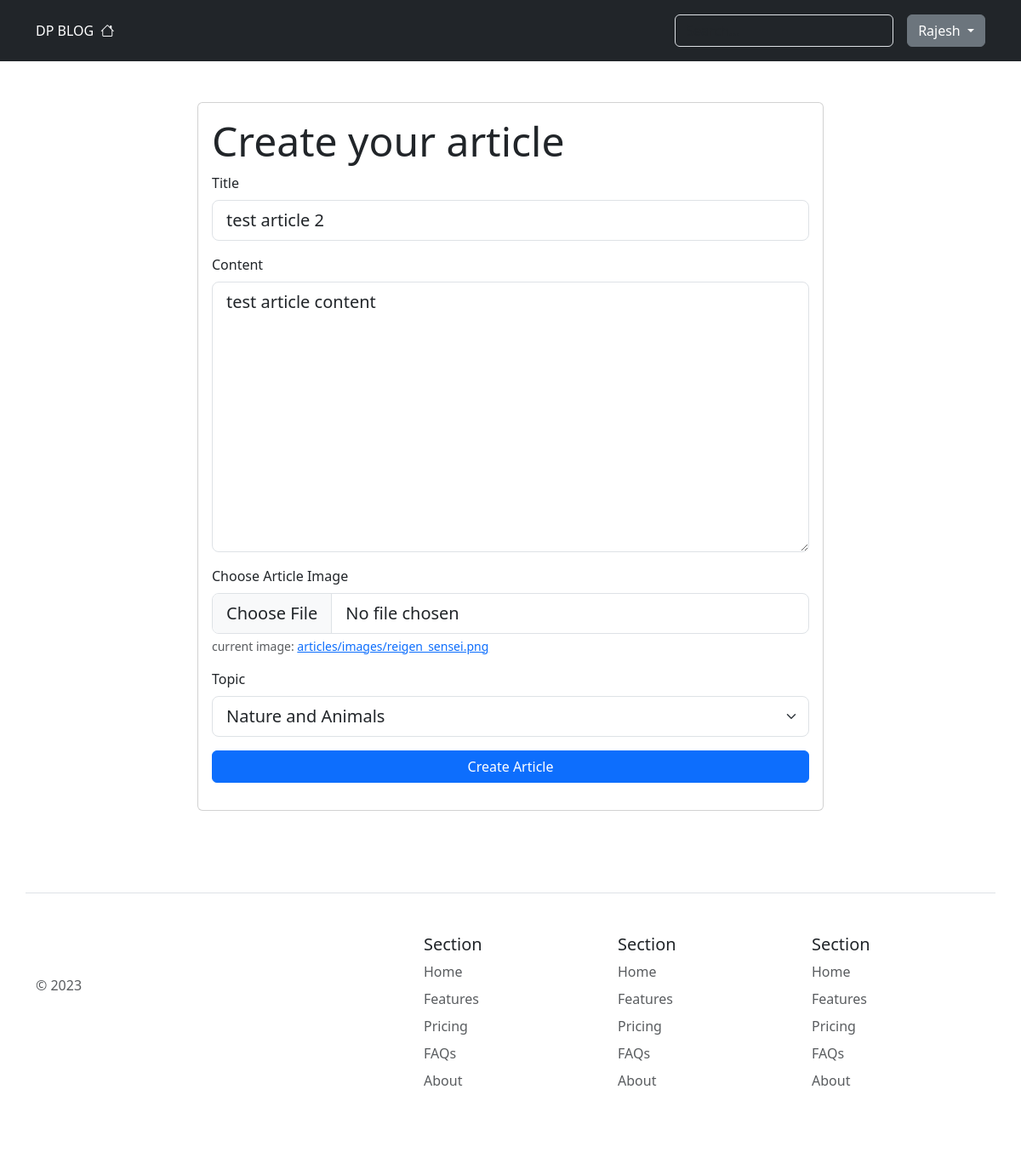
/article/2/edit (signed in), run on the app's committed database.
### blog/models.py (models this page shows, shortened)
class Article(models.Model):
    title = models.CharField("Article title", max_length=100)
    image = models.ImageField("Article image", upload_to="articles/images")
    content = models.TextField()
    topic = models.ForeignKey(Topic, on_delete=models.CASCADE)
    create_at = models.DateTimeField(auto_now=True)
    author = models.ForeignKey("auth.User", on_delete=models.CASCADE)
    likes = models.PositiveIntegerField("Total likes",default=0)

class Topic(models.Model):
    name = models.CharField(max_length=50)

### blog/views.py (the view, shortened to what this page needs)
# urls.py: path('article/<int:id>/edit', views.edit_view, name='edit'),
@login_required
def edit_view(request, id):
    return render(request, 'blog/add.html',{
        'article': Article.objects.get(id=id),  # current article
        'topics': Topic.objects.all()           # all topics
    })

### templates/blog/add.html (shortened to what this page needs)
{% extends 'layout/base.html' %}
{% load static %}
{% block content %}
<div class="container">
    <div class="row">
        <div class="col-lg-8 mx-auto my-5">
            <div class="card">
                <div class="card-body">
                    <h1 class="display-5">Create your article</h1>
                    <form method="post" enctype="multipart/form-data" autocomplete="false">
                        <div class="mb-3">
                            <label for="title" class="form-label">Title</label>
                            <input type="text" class="form-control form-control-lg" name="title" id="title"
                                aria-describedby="titlehelp" placeholder="your article's title" {% if article %}
                                value="{{ article.title }}" {% endif %} />
                        </div>
                        <div class="mb-3">
                            <label for="content" class="form-label">Content</label>
                            <textarea class="form-control form-control-lg" name="content" id="content" rows="10"
                                aria-describedby="contentHelp">{% if article %}{{ article.content }}{% endif %}</textarea>
                        </div>
                        <div class="mb-3">
                            <label for="image" class="form-label">Choose Article Image</label>
                            <input type="file" class="form-control form-control-lg" name="image" id="image"
                                placeholder="select image" aria-describedby="imageHelp" />
                            <div id="imageHelp" class="form-text">
                                {% if article %}
                                current image: <a href="{{article.image.url}}">{{ article.image }}</a>
                                {% endif %}
                            </div>
                        </div>
                        <div class="mb-3">
                            <label for="topic" class="form-label">Topic</label>
                            <select class="form-select form-select-lg" name="topic" id="topic">
                                {% for topic in topics %}
                                <option value="{{ topic.id }}"
                                    {% if article.topic.name == topic.name %}
                                        selected
                                    {% endif %} >
                                    {{ topic.name }}
                                </option>
                                {% endfor %}
                            </select>
                        </div>
                        <div class="mb-3">
                            <div class="d-grid gap-2">
                                <button type="submit" class="btn btn-primary">
                                    Create Article
                                </button>
                            </div>
                        </div>
                    </form>
                </div>
            </div>
        </div>
    </div>
</div>
{% endblock %}

### templates/components/header.html (shortened to what this page needs)
<header class="p-3 text-bg-dark">
    <div class="container">
        <div class="d-flex flex-wrap align-items-center justify-content-center justify-content-lg-start">
            <a href="{% url 'home' %}" class="d-flex align-items-center mb-2 mb-lg-0 text-white text-decoration-none">
                DP BLOG
            </a>
            <ul class="nav col-12 col-lg-auto me-lg-auto mb-2 justify-content-center mb-md-0">
                <li>
                    <a href="{% url 'home' %}" class="nav-link px-2 text-light">
                        <i class="bi bi-house"></i>
                    </a>
                </li>
            </ul>
            <form class="col-12 col-lg-auto mb-3 mb-lg-0 me-lg-3" role="search">
                <input type="search" class="form-control form-control-dark text-bg-dark" placeholder="Search..."
                    aria-label="Search">
            </form>
            <div class="text-end">
                {% if user.is_authenticated %}
                <div class="dropdown open">
                    <a class="btn btn-secondary dropdown-toggle" type="button" id="triggerId" data-bs-toggle="dropdown"
                        aria-haspopup="true" aria-expanded="false">
                        {{user.username|title}}
                    </a>
                </div>
                {% else %}
                <a href="{% url 'login' %}" class="btn btn-outline-light me-2">Login</a>
                <a href="{% url 'register' %}" class="btn btn-warning">Sign-up</a>
                {% endif %}
            </div>
        </div>
    </div>
</header>

### data on the page
Article: title "test article 2", content "test article content", image "articles/images/reigen_sensei.png", topic "Nature and Animals"

### other printed values
{{ user.username|title }} "Rajesh"
